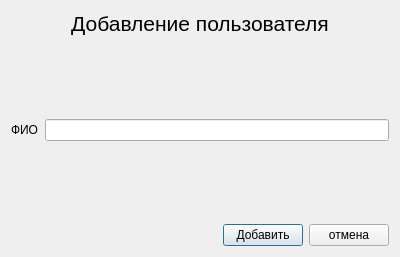
<?xml version="1.0" encoding="UTF-8"?>
<ui version="4.0">
 <class>Dialog</class>
 <widget class="QDialog" name="Dialog">
  <property name="geometry">
   <rect>
    <x>0</x>
    <y>0</y>
    <width>400</width>
    <height>257</height>
   </rect>
  </property>
  <property name="sizePolicy">
   <sizepolicy hsizetype="Fixed" vsizetype="Fixed">
    <horstretch>0</horstretch>
    <verstretch>0</verstretch>
   </sizepolicy>
  </property>
  <property name="maximumSize">
   <size>
    <width>400</width>
    <height>257</height>
   </size>
  </property>
  <property name="windowTitle">
   <string>Dialog</string>
  </property>
  <layout class="QVBoxLayout" name="verticalLayout">
   <item>
    <widget class="QLabel" name="label">
     <property name="font">
      <font>
       <pointsize>16</pointsize>
      </font>
     </property>
     <property name="text">
      <string>Добавление пользователя</string>
     </property>
     <property name="alignment">
      <set>Qt::AlignCenter</set>
     </property>
    </widget>
   </item>
   <item>
    <spacer name="verticalSpacer">
     <property name="orientation">
      <enum>Qt::Vertical</enum>
     </property>
     <property name="sizeHint" stdset="0">
      <size>
       <width>20</width>
       <height>40</height>
      </size>
     </property>
    </spacer>
   </item>
   <item>
    <layout class="QFormLayout" name="formLayout">
     <item row="0" column="0">
      <widget class="QLabel" name="label_2">
       <property name="text">
        <string>ФИО</string>
       </property>
      </widget>
     </item>
     <item row="0" column="1">
      <widget class="QLineEdit" name="lineEdit"/>
     </item>
    </layout>
   </item>
   <item>
    <spacer name="verticalSpacer_2">
     <property name="orientation">
      <enum>Qt::Vertical</enum>
     </property>
     <property name="sizeHint" stdset="0">
      <size>
       <width>20</width>
       <height>40</height>
      </size>
     </property>
    </spacer>
   </item>
   <item>
    <layout class="QHBoxLayout" name="horizontalLayout">
     <item>
      <spacer name="horizontalSpacer">
       <property name="orientation">
        <enum>Qt::Horizontal</enum>
       </property>
       <property name="sizeHint" stdset="0">
        <size>
         <width>40</width>
         <height>20</height>
        </size>
       </property>
      </spacer>
     </item>
     <item>
      <widget class="QPushButton" name="ok_btn">
       <property name="text">
        <string>Добавить</string>
       </property>
      </widget>
     </item>
     <item>
      <widget class="QPushButton" name="cancel_btn">
       <property name="text">
        <string>отмена</string>
       </property>
      </widget>
     </item>
    </layout>
   </item>
  </layout>
 </widget>
 <resources/>
 <connections/>
</ui>
